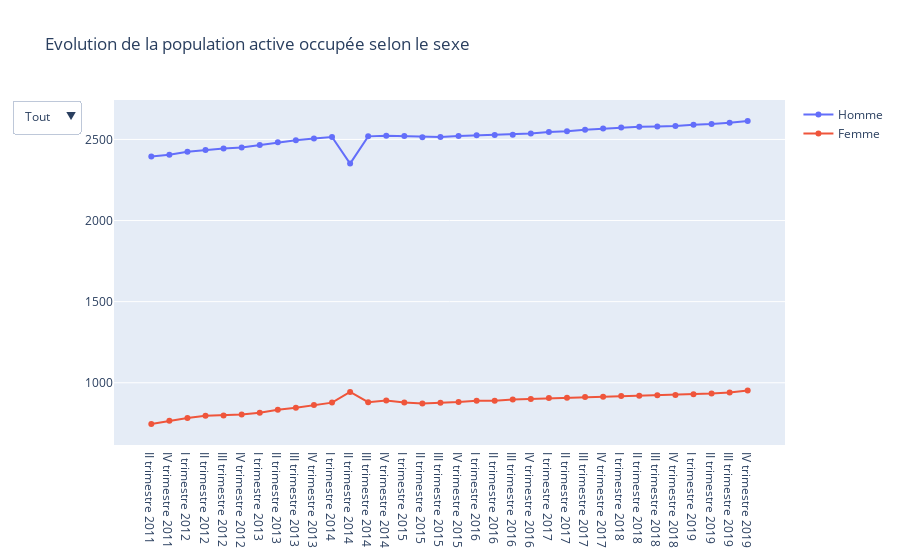

Source (notebook cell):
### Code cell
# Add dropdown
list_updatemenus=[
        {'args':[{"visible":[True,True,False,False,False,False,False,False,False,False,False,False,False,False,False,False,False,False,False,False]}],
         'label':"Tout",
         'method':"update"},
    
        {'args':[{"visible":[False,False,False,False,False,False,False,False,False,False,False,False,False,False,False,False,False,False,True,True]}],
         'label':"2019",
         'method':"update"},

         {'args':[{"visible":[False,False,False,False,False,False,False,False,False,False,False,False,False,False,False,False,True,True,False,False]}],
         'label':"2018",
         'method':"update"},

         {'args':[{"visible":[False,False,False,False,False,False,False,False,False,False,False,False,False,False,True,True,False,False,False,False]}],
         'label':"2017",
         'method':"update"
         },

         {'args':[{"visible":[False,False,False,False,False,False,False,False,False,False,False,False,True,True,False,False,False,False,False,False]}],
         'label':"2016",
         'method':"update"
         },

         {'args':[{"visible":[False,False,False,False,False,False,True,False,False,False,True,True,False,False,False,False,False,False,False,False]}],
         'label':"2015",
         'method':"update" 
         },

         {'args':[{"visible":[False,False,False,False,False,False,False,False,True,True,False,False,False,False,False,False,False,False,False,False]}],
         'label':"2014",
         'method':"update"
         },

         {'args':[{"visible":[False,False,False,False,False,False,True,True,False,False,False,False,False,False,False,False,False,False,False,False]}],
         'label':"2013",
         'method':"update"
         },

         {'args':[{"visible":[False,False,False,False,True,True,False,False,False,False,False,False,False,False,False,False,False,False,False,False]}],
         'label':"2012",
         'method':"update"
         },

          {'args':[{"visible":[False,False,True,True,False,False,False,False,False,False,False,False,False,False,False,False,False,False,False,False]}],
           'label':"2011",
           'method':"update"},]

#defining layout   
layout_o=go.Layout(updatemenus=list([dict(buttons= list_updatemenus)]),title_text="Evolution de la population active occupée selon le sexe")

#defining figure and plotting
fig_o = go.Figure(data_o,layout_o)
fig_o.show()

### Figure 1 — Plotly figure (JSON) as saved in the notebook; plotly's stock layout.template omitted (floating-point values rounded to 4 significant figures)
{"data": [{"mode": "lines+markers", "name": "Homme", "type": "scatter", "x": ["II trimestre 2011", "IV trimestre 2011", "I trimestre 2012", "II trimestre 2012", "III trimestre 2012", "IV trimestre 2012", "I trimestre 2013", "II trimestre 2013", "III trimestre 2013", "IV trimestre 2013", "I trimestre 2014", "II trimestre 2014", "III trimestre 2014", "IV trimestre 2014", "I trimestre 2015", "II trimestre 2015", "III trimestre 2015", "IV trimestre 2015", "I trimestre 2016", "II trimestre 2016", "III trimestre 2016", "IV trimestre 2016", "I trimestre 2017", "II trimestre 2017", "III trimestre 2017", "IV trimestre 2017", "I trimestre 2018", "II trimestre 2018", "III trimestre 2018", "IV trimestre 2018", "I trimestre 2019", "II trimestre 2019", "III trimestre 2019", "IV trimestre 2019"], "y": [2394.0, 2405, 2424.0, 2435.0, 2444.0, 2451, 2466, 2482.0, 2495.0, 2506.0, 2515, 2351.0, 2519, 2523.0, 2521.0, 2514.0, 2516.0, 2521.0, 2525.0, 2528.0, 2530.0, 2537.0, 2546.0, 2550.0, 2560.0, 2567.0, 2574.0, 2578.0, 2579.0, 2582.0, 2591.0, 2594.0, 2603.0, 2614.0]}, {"mode": "lines+markers", "name": "Femme", "type": "scatter", "x": ["II trimestre 2011", "IV trimestre 2011", "I trimestre 2012", "II trimestre 2012", "III trimestre 2012", "IV trimestre 2012", "I trimestre 2013", "II trimestre 2013", "III trimestre 2013", "IV trimestre 2013", "I trimestre 2014", "II trimestre 2014", "III trimestre 2014", "IV trimestre 2014", "I trimestre 2015", "II trimestre 2015", "III trimestre 2015", "IV trimestre 2015", "I trimestre 2016", "II trimestre 2016", "III trimestre 2016", "IV trimestre 2016", "I trimestre 2017", "II trimestre 2017", "III trimestre 2017", "IV trimestre 2017", "I trimestre 2018", "II trimestre 2018", "III trimestre 2018", "IV trimestre 2018", "I trimestre 2019", "II trimestre 2019", "III trimestre 2019", "IV trimestre 2019"], "y": [745.7, 765.7, 783.2, 796.7, 798.6, 804.8, 815.2, 832.9, 845.9, 863.1, 877.5, 943.3, 880.2, 890.4, 877.9, 872.5, 876.3, 880.7, 889.4, 889.7, 896.3, 899.6, 905.3, 908, 912, 913.2, 918, 920.2, 923.4, 925.1, 929.7, 933.4, 940.4, 952.7]}, {"name": "Homme", "type": "bar", "visible": false, "x": ["II trimestre 2011", "IV trimestre 2011"], "y": [2394.0, 2405]}, {"name": "Femme", "type": "bar", "visible": false, "x": ["II trimestre 2011", "IV trimestre 2011"], "y": [745.7, 765.7]}, {"name": "Homme", "type": "bar", "visible": false, "x": ["I trimestre 2012", "II trimestre 2012", "III trimestre 2012", "IV trimestre 2012"], "y": [2424.0, 2435.0, 2444.0, 2451]}, {"name": "Femme", "type": "bar", "visible": false, "x": ["I trimestre 2012", "II trimestre 2012", "III trimestre 2012", "IV trimestre 2012"], "y": [783.2, 796.7, 798.6, 804.8]}, {"name": "Homme", "type": "bar", "visible": false, "x": ["I trimestre 2013", "II trimestre 2013", "III trimestre 2013", "IV trimestre 2013"], "y": [2466, 2482.0, 2495.0, 2506.0]}, {"name": "Femme", "type": "bar", "visible": false, "x": ["I trimestre 2013", "II trimestre 2013", "III trimestre 2013", "IV trimestre 2013"], "y": [815.2, 832.9, 845.9, 863.1]}, {"name": "Homme", "type": "bar", "visible": false, "x": ["I trimestre 2014", "II trimestre 2014", "III trimestre 2014", "IV trimestre 2014"], "y": [2515, 2351.0, 2519, 2523.0]}, {"name": "Femme", "type": "bar", "visible": false, "x": ["I trimestre 2014", "II trimestre 2014", "III trimestre 2014", "IV trimestre 2014"], "y": [877.5, 943.3, 880.2, 890.4]}, {"name": "Homme", "type": "bar", "visible": false, "x": ["I trimestre 2015", "II trimestre 2015", "III trimestre 2015", "IV trimestre 2015"], "y": [2521.0, 2514.0, 2516.0, 2521.0]}, {"name": "Femme", "type": "bar", "visible": false, "x": ["I trimestre 2015", "II trimestre 2015", "III trimestre 2015", "IV trimestre 2015"], "y": [877.9, 872.5, 876.3, 880.7]}, {"name": "Homme", "type": "bar", "visible": false, "x": ["I trimestre 2016", "II trimestre 2016", "III trimestre 2016", "IV trimestre 2016"], "y": [2525.0, 2528.0, 2530.0, 2537.0]}, {"name": "Femme", "type": "bar", "visible": false, "x": ["I trimestre 2016", "II trimestre 2016", "III trimestre 2016", "IV trimestre 2016"], "y": [889.4, 889.7, 896.3, 899.6]}, {"name": "Homme", "type": "bar", "visible": false, "x": ["I trimestre 2017", "II trimestre 2017", "III trimestre 2017", "IV trimestre 2017"], "y": [2546.0, 2550.0, 2560.0, 2567.0]}, {"name": "Femme", "type": "bar", "visible": false, "x": ["I trimestre 2017", "II trimestre 2017", "III trimestre 2017", "IV trimestre 2017"], "y": [905.3, 908, 912, 913.2]}, {"name": "Homme", "type": "bar", "visible": false, "x": ["I trimestre 2018", "II trimestre 2018", "III trimestre 2018", "IV trimestre 2018"], "y": [2574.0, 2578.0, 2579.0, 2582.0]}, {"name": "Femme", "type": "bar", "visible": false, "x": ["I trimestre 2018", "II trimestre 2018", "III trimestre 2018", "IV trimestre 2018"], "y": [918, 920.2, 923.4, 925.1]}, {"name": "Homme", "type": "bar", "visible": false, "x": ["I trimestre 2019", "II trimestre 2019", "III trimestre 2019", "IV trimestre 2019"], "y": [2591.0, 2594.0, 2603.0, 2614.0]}, {"name": "Femme", "type": "bar", "visible": false, "x": ["I trimestre 2019", "II trimestre 2019", "III trimestre 2019", "IV trimestre 2019"], "y": [929.7, 933.4, 940.4, 952.7]}], "layout": {"title": {"text": "Evolution de la population active occupée selon le sexe"}, "updatemenus": [{"buttons": [{"args": [{"visible": [true, true, false, false, false, false, false, false, false, false, false, false, false, false, false, false, false, false, false, false]}], "label": "Tout", "method": "update"}, {"args": [{"visible": [false, false, false, false, false, false, false, false, false, false, false, false, false, false, false, false, false, false, true, true]}], "label": "2019", "method": "update"}, {"args": [{"visible": [false, false, false, false, false, false, false, false, false, false, false, false, false, false, false, false, true, true, false, false]}], "label": "2018", "method": "update"}, {"args": [{"visible": [false, false, false, false, false, false, false, false, false, false, false, false, false, false, true, true, false, false, false, false]}], "label": "2017", "method": "update"}, {"args": [{"visible": [false, false, false, false, false, false, false, false, false, false, false, false, true, true, false, false, false, false, false, false]}], "label": "2016", "method": "update"}, {"args": [{"visible": [false, false, false, false, false, false, true, false, false, false, true, true, false, false, false, false, false, false, false, false]}], "label": "2015", "method": "update"}, {"args": [{"visible": [false, false, false, false, false, false, false, false, true, true, false, false, false, false, false, false, false, false, false, false]}], "label": "2014", "method": "update"}, {"args": [{"visible": [false, false, false, false, false, false, true, true, false, false, false, false, false, false, false, false, false, false, false, false]}], "label": "2013", "method": "update"}, {"args": [{"visible": [false, false, false, false, true, true, false, false, false, false, false, false, false, false, false, false, false, false, false, false]}], "label": "2012", "method": "update"}, {"args": [{"visible": [false, false, true, true, false, false, false, false, false, false, false, false, false, false, false, false, false, false, false, false]}], "label": "2011", "method": "update"}]}]}}
